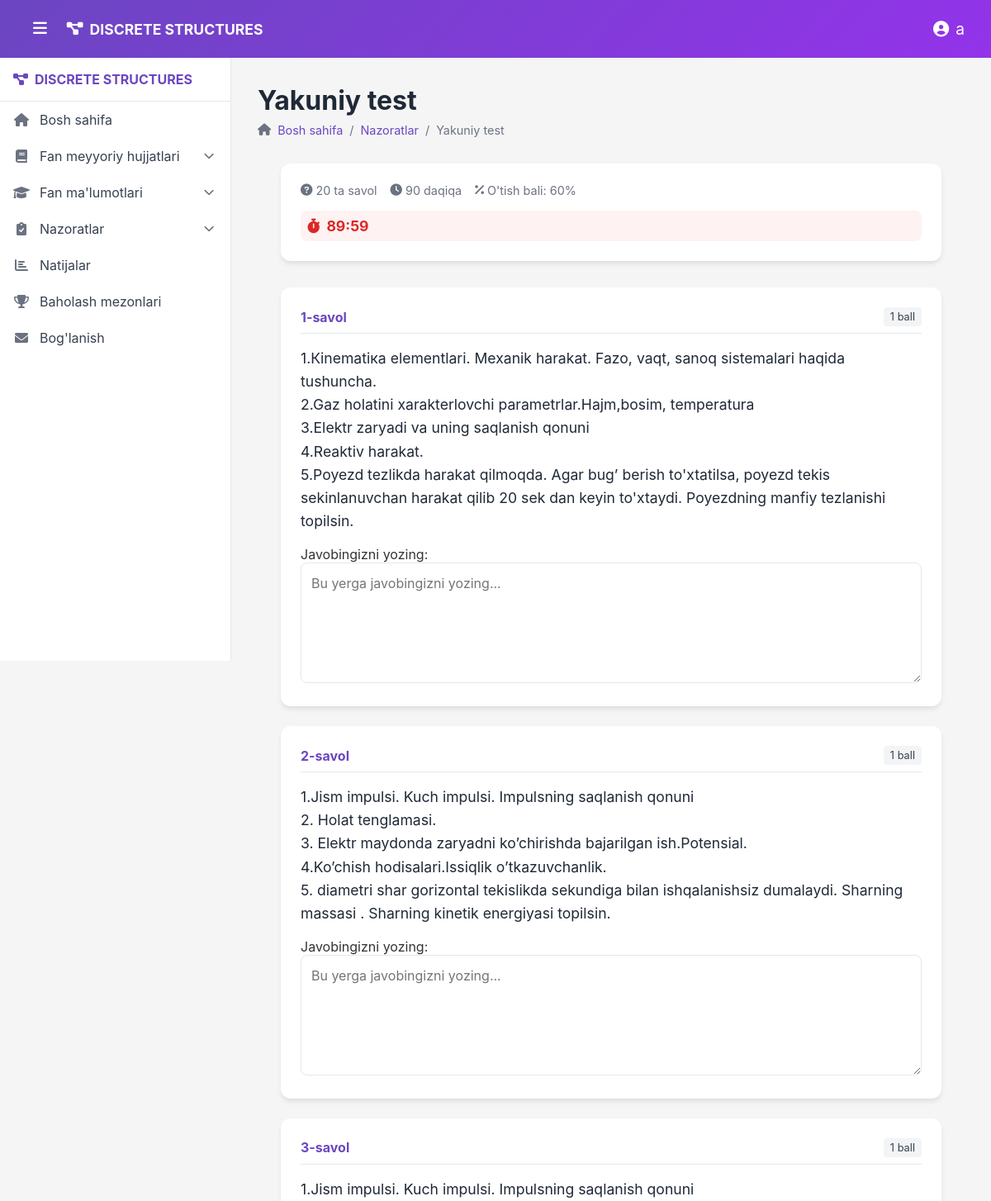
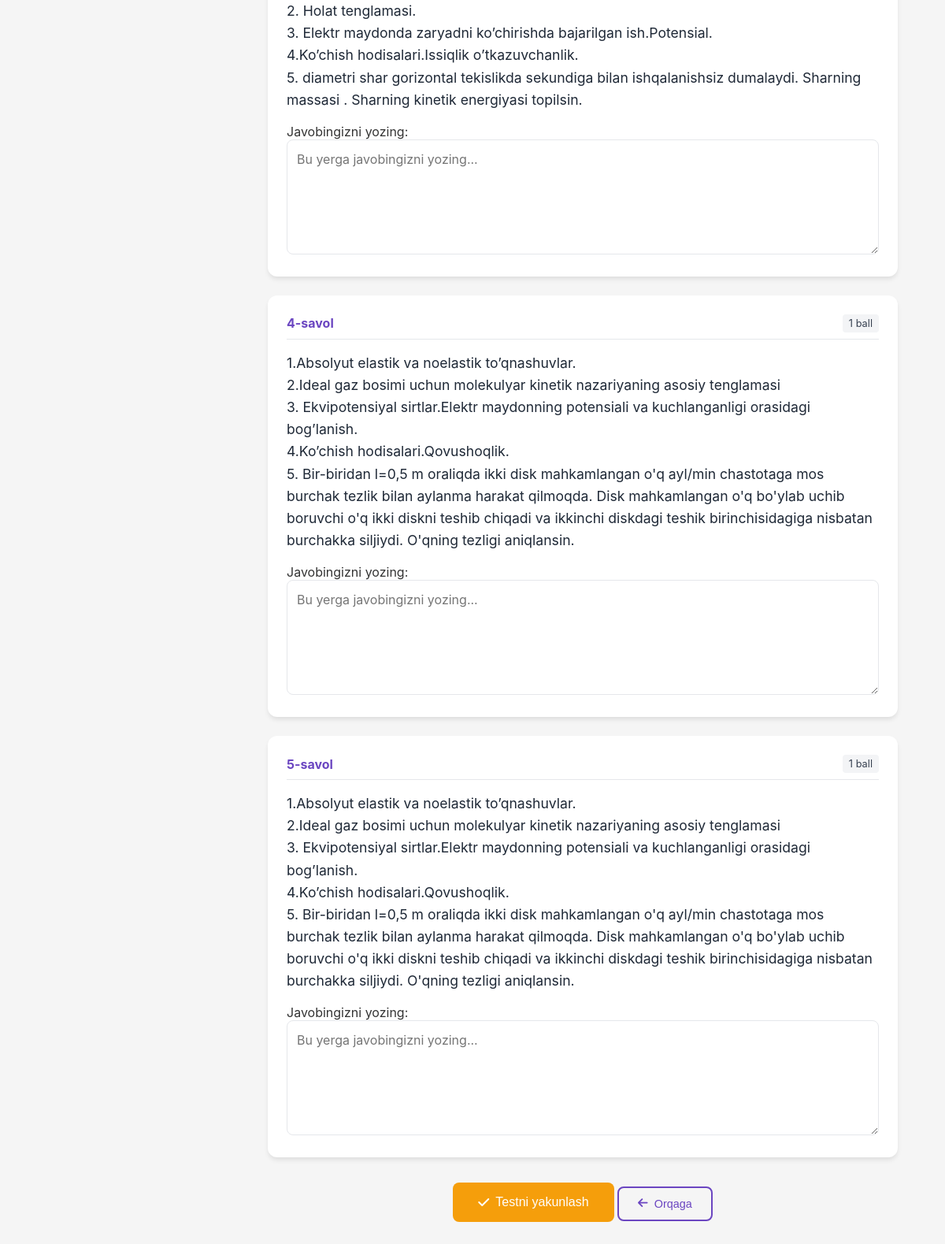
The app's page /test/2/ (signed in) with its own data (2 pictures, top to bottom).
### app/models.py (models this page shows, shortened)
class ControlTest(models.Model):
    CONTROL_TYPES = [
        ('midterm', 'Oraliq nazorat'),
        ('final', 'Yakuniy nazorat'),
    ]
    title = models.CharField(max_length=200)
    control_type = models.CharField(max_length=20, choices=CONTROL_TYPES)
    subject = models.ForeignKey(Subject, on_delete=models.CASCADE)
    description = models.TextField(blank=True)
    time_limit_minutes = models.IntegerField(default=90)
    total_questions = models.IntegerField(default=20, help_text="Test uchun mavjud savollar havzasining umumiy soni")
    num_questions_to_display = models.IntegerField(default=20, help_text="Foydalanuvchiga ko'rsatiladigan savollar soni")
    passing_score = models.IntegerField(default=60, help_text="O'tish bali (%)")
    is_active = models.BooleanField(default=True)
    created_at = models.DateTimeField(auto_now_add=True)

class Question(models.Model):
    QUESTION_TYPES = [
        ('multiple_choice', 'Test savol'),
        ('written', 'Yozma savol'),
    ]
    control_test = models.ForeignKey(ControlTest, on_delete=models.CASCADE, related_name='questions')
    question_type = models.CharField(max_length=20, choices=QUESTION_TYPES)
    question_text = models.TextField()
    points = models.IntegerField(default=1)
    order = models.IntegerField(default=0)
    is_active = models.BooleanField(default=True)
    class Meta:
        ordering = ['order']

### app/views.py (the view, shortened to what this page needs)
# urls.py: path('test/<int:test_id>/', views.take_test, name='take_test'),
@login_required
def take_test(request, test_id):
    test = get_object_or_404(ControlTest, id=test_id, is_active=True)
    existing_result = StudentResult.objects.filter(
        user=request.user,
        control_test=test,
        completed_at__isnull=False
    ).first()
    if existing_result:
        messages.info(request, 'Siz bu testni allaqachon topshirgansiz.')
        return redirect('test_result', result_id=existing_result.id)
    all_questions = list(test.questions.filter(is_active=True).prefetch_related('answers'))
    if test.control_type == 'midterm' and len(all_questions) >= test.num_questions_to_display:
        questions = random.sample(all_questions, test.num_questions_to_display)
    else:
        questions = all_questions
    questions.sort(key=lambda q: q.order)
    context = {
        'test': test,
        'questions': questions,
    }
    return render(request, 'take_test.html', context)

### templates/take_test.html (shortened to what this page needs)
{% extends 'base.html' %}
{% block content %}
<div class="page-header">
    <h1>{{ test.title }}</h1>
    <nav class="breadcrumb">
        <i class="fas fa-home"></i>
        <a href="{% url 'home' %}">Bosh sahifa</a>
        <span>/</span>
        <a href="{% url 'controls' %}">Nazoratlar</a>
        <span>/</span>
        <span>{{ test.title }}</span>
    </nav>
</div>
<div class="test-container">
    <div class="test-info">
        <div class="test-meta">
            <span class="questions-count">
                <i class="fas fa-question-circle"></i>
                {{ test.num_questions_to_display }} ta savol
            </span>
            <span class="time-limit">
                <i class="fas fa-clock"></i>
                {{ test.time_limit_minutes }} daqiqa
            </span>
            <span class="passing-score">
                <i class="fas fa-percentage"></i>
                O'tish bali: {{ test.passing_score }}%
            </span>
        </div>
    </div>
    <form method="post" class="test-form">
        {% for question in questions %}
        <div class="question-card">
            <div class="question-header">
                <span class="question-number">{{ forloop.counter }}-savol</span>
                <span class="question-points">{{ question.points }} ball</span>
            </div>
            <div class="question-text">
                {{ question.question_text|linebreaks }}
            </div>
            {% if question.question_type == 'multiple_choice' %}
                <div class="answers-list">
                    {% for answer in question.answers.all %}
                    <label class="answer-option">
                        <input type="radio" name="question_{{ question.id }}" value="{{ answer.id }}" required>
                        <span class="answer-text">{{ answer.answer_text }}</span>
                    </label>
                    {% endfor %}
                </div>
            {% elif question.question_type == 'written' %}
                <div class="written-answer">
                    <label for="written_{{ question.id }}" class="written-label">Javobingizni yozing:</label>
                    <textarea name="written_{{ question.id }}" id="written_{{ question.id }}" rows="5" placeholder="Bu yerga javobingizni yozing..." required></textarea>
                </div>
            {% endif %}
        </div>
        {% endfor %}
        <div class="test-actions">
            <button type="submit" class="btn btn-primary btn-large">
                <i class="fas fa-check"></i>
                Testni yakunlash
            </button>
            <button type="button" class="btn btn-outline" onclick="window.history.back()">
                <i class="fas fa-arrow-left"></i>
                Orqaga
            </button>
        </div>
    </form>
</div>
{% endblock %}

### templates/base.html (shortened to what this page needs)
<!DOCTYPE html>
<html lang="uz">
<head>
    <link href="https://cdnjs.cloudflare.com/ajax/libs/font-awesome/6.0.0/css/all.min.css" rel="stylesheet">
    {% load static %}
    <link href="{% static 'css/style.css' %}" rel="stylesheet">
</head>
<body>
    <header class="header">
        <div class="header-left">
            <button class="menu-toggle" id="menuToggle">
                <i class="fas fa-bars"></i>
            </button>
            <div class="logo">
                <i class="fas fa-project-diagram"></i>
                <span>DISCRETE STRUCTURES</span>
            </div>
        </div>
        <div class="header-right">
            <div class="user-profile">
                <i class="fas fa-user-circle"></i>
                {% if user.is_authenticated %}
                    <span>{{ user.username }}</span>
                {% endif %}
            </div>
        </div>
    </header>
    <aside class="sidebar" id="sidebar">
        <div class="sidebar-header">
            <div class="logo-small">
                <i class="fas fa-project-diagram"></i>
                <span>DISCRETE STRUCTURES</span>
            </div>
        </div>
        <nav class="sidebar-nav">
            <ul>
                <li>
                    <a href="{% url 'home' %}" class="nav-link">
                        <i class="fas fa-home"></i>
                        <span>Bosh sahifa</span>
                    </a>
                </li>
                <li class="nav-item-dropdown">
                    <a href="#" class="nav-link dropdown-toggle">
                        <i class="fas fa-book"></i>
                        <span>Fan meyyoriy hujjatlari</span>
                        <i class="fas fa-chevron-down"></i>
                    </a>
                </li>
                <li class="nav-item-dropdown">
                    <a href="#" class="nav-link dropdown-toggle">
                        <i class="fas fa-graduation-cap"></i>
                        <span>Fan ma'lumotlari</span>
                        <i class="fas fa-chevron-down"></i>
                    </a>
                </li>
                <li class="nav-item-dropdown">
                    <a href="#" class="nav-link dropdown-toggle">
                        <i class="fas fa-clipboard-check"></i>
                        <span>Nazoratlar</span>
                        <i class="fas fa-chevron-down"></i>
                    </a>
                </li>
                <li>
                    <a href="{% url 'results' %}" class="nav-link">
                        <i class="fas fa-chart-bar"></i>
                        <span>Natijalar</span>
                    </a>
                </li>
                <li>
                    <a href="{% url 'assessment_criteria' %}" class="nav-link">
                        <i class="fas fa-trophy"></i>
                        <span>Baholash mezonlari</span>
                    </a>
                </li>
                <li>
                    <a href="#" class="nav-link">
                        <i class="fas fa-envelope"></i>
                        <span>Bog'lanish</span>
                    </a>
                </li>
            </ul>
        </nav>
    </aside>
    <main class="main-content">
        {% block content %}
        {% endblock %}
    </main>
    {% load static %}
</body>
</html>

### static/css/style.css (style rules this page uses)
* { margin: 0; padding: 0; box-sizing: border-box; }
body { font-family: -apple-system, BlinkMacSystemFont, "Segoe UI", Roboto, sans-serif; background-color: #f5f5f5; color: #333; }
.header { background: linear-gradient(135deg, #6b46c1, #9333ea); color: white; padding: 1rem 2rem; display: flex; justify-content: space-between; align-items: center; position: fixed; top: 0; left: 0; right: 0; z-index: 1000; height: 70px; }
.header-left { display: flex; align-items: center; gap: 1rem; }
.menu-toggle { background: none; border: none; color: white; font-size: 1.2rem; cursor: pointer; padding: 0.5rem; }
.logo { display: flex; align-items: center; gap: 0.5rem; font-weight: bold; font-size: 1.1rem; }
.user-profile { display: flex; align-items: center; gap: 0.5rem; font-size: 1.2rem; cursor: pointer; }
.sidebar { position: fixed; left: 0; top: 70px; width: 280px; height: calc(100vh - 70px); background: white; border-right: 1px solid #e5e7eb; overflow-y: auto; transition: transform 0.3s ease; z-index: 999; }
.sidebar-header { padding: 1rem; border-bottom: 1px solid #e5e7eb; }
.logo-small { display: flex; align-items: center; gap: 0.5rem; color: #6b46c1; font-weight: bold; }
.sidebar-nav { padding: 0; }
.sidebar-nav > ul { list-style: none; padding: 0; margin: 0; }
.sidebar-nav li { position: relative; }
.nav-link { display: flex; align-items: center; gap: 0.75rem; padding: 0.75rem 1rem; color: #374151; text-decoration: none; transition: all 0.2s; border: none; background: none; width: 100%; text-align: left; cursor: pointer; }
.nav-link i { width: 20px; text-align: center; font-size: 1rem; }
.nav-item-dropdown { position: relative; }
.dropdown-toggle { position: relative; }
.dropdown-toggle .fa-chevron-down { margin-left: auto; transition: transform 0.3s ease; font-size: 0.8rem; }
.nav-link i.fas { color: #6b7280; transition: color 0.2s; }
.main-content { margin-left: 280px; margin-top: 70px; padding: 2rem; min-height: calc(100vh - 70px); }
.page-header { margin-bottom: 2rem; }
.page-header h1 { font-size: 2rem; color: #1f2937; margin-bottom: 0.5rem; }
.breadcrumb { display: flex; align-items: center; gap: 0.5rem; color: #6b7280; font-size: 0.9rem; }
.breadcrumb a { color: #6b46c1; text-decoration: none; }
.test-container { max-width: 800px; margin: 0 auto; }
.test-info { background: white; border-radius: 12px; padding: 1.5rem; margin-bottom: 2rem; box-shadow: 0 4px 6px -1px rgba(0, 0, 0, 0.1); }
.test-meta { display: flex; gap: 1rem; margin-bottom: 1rem; font-size: 0.9rem; color: #6b7280; }
.test-meta span { display: flex; align-items: center; gap: 0.25rem; }
.question-card { background: white; border-radius: 12px; padding: 1.5rem; margin-bottom: 1.5rem; box-shadow: 0 4px 6px -1px rgba(0, 0, 0, 0.1); }
.question-header { display: flex; justify-content: space-between; align-items: center; margin-bottom: 1rem; padding-bottom: 0.5rem; border-bottom: 1px solid #e5e7eb; }
.question-number { font-weight: bold; color: #6b46c1; }
.question-points { background-color: #f3f4f6; color: #374151; padding: 0.25rem 0.5rem; border-radius: 4px; font-size: 0.8rem; }
.question-text { font-size: 1.1rem; line-height: 1.6; margin-bottom: 1rem; color: #1f2937; }
.written-answer textarea { width: 100%; padding: 0.75rem; border: 1px solid #e5e7eb; border-radius: 8px; font-family: inherit; font-size: 1rem; line-height: 1.5; resize: vertical; }
.test-actions { text-align: center; margin-top: 2rem; }
.btn { display: inline-flex; align-items: center; gap: 0.5rem; padding: 0.75rem 1.5rem; border-radius: 8px; text-decoration: none; font-weight: 500; text-align: center; cursor: pointer; border: none; transition: all 0.2s; font-size: 0.9rem; }
.btn-primary { background-color: #f59e0b; color: white; }
.btn-outline { background-color: transparent; color: #6b46c1; border: 2px solid #6b46c1; }
.btn-large { padding: 1rem 2rem; font-size: 1rem; }

### records on screen
ControlTest: title "Yakuniy test", num_questions_to_display "20", time_limit_minutes "90", passing_score "60"
Question: points "1", question_text "1.Кinеmatiка elementlari. Mexanik harakat. Fazo, vaqt, sanoq sistemalari haqida tushuncha. 2.Gaz holatini xarakterlovchi parametrlar.Hajm,bosim, temperatura 3.Elektr zaryadi va uning saqlanish qonuni 4.Reaktiv harakat. 5.Poyezd tezlikda harakat qilmoqda. Agar bug’ berish to'xtatilsa, poyezd tekis sekinlanuvchan harakat qilib 20 sek dan keyin to'xtaydi. Poyezdning manfiy tezlanishi topilsin.", id "Bu yerga javobingizni yozing..."
Question: points "1", question_text "1.Jism impulsi. Kuch impulsi. Impulsning saqlanish qonuni 2. Holat tenglamasi. 3. Elektr maydonda zaryadni ko’chirishda bajarilgan ish.Potensial. 4.Ko’chish hodisalari.Issiqlik o’tkazuvchanlik. 5. diametri shar gorizontal tekislikda sekundiga bilan ishqalanishsiz dumalaydi. Sharning massasi . Sharning kinetik energiyasi topilsin.", id "Bu yerga javobingizni yozing..."
Question: points "1", question_text "1.Jism impulsi. Kuch impulsi. Impulsning saqlanish qonuni 2. Holat tenglamasi. 3. Elektr maydonda zaryadni ko’chirishda bajarilgan ish.Potensial. 4.Ko’chish hodisalari.Issiqlik o’tkazuvchanlik. 5. diametri shar gorizontal tekislikda sekundiga bilan ishqalanishsiz dumalaydi. Sharning massasi . Sharning kinetik energiyasi topilsin.", id "Bu yerga javobingizni yozing..."
Question: points "1", question_text "1.Absolyut elastik va noelastik to’qnashuvlar. 2.Ideal gaz bosimi uchun molekulyar kinetik nazariyaning asosiy tenglamasi 3. Ekvipotensiyal sirtlar.Elektr maydonning potensiali va kuchlanganligi orasidagi bog’lanish. 4.Ko’chish hodisalari.Qovushoqlik. 5. Bir-biridan l=0,5 m oraliqda ikki disk mahkamlangan o'q ayl/min chastotaga mos burchak tezlik bilan aylanma harakat qilmoqda. Disk mahkamlangan o'q bo'ylab uchib boruvchi o'q ikki diskni teshib chiqadi va ikkinchi diskdagi teshik birinchisidagiga nisbatan burchakka siljiydi. O'qning tezligi aniqlansin.", id "Bu yerga javobingizni yozing..."
Question: points "1", question_text "1.Absolyut elastik va noelastik to’qnashuvlar. 2.Ideal gaz bosimi uchun molekulyar kinetik nazariyaning asosiy tenglamasi 3. Ekvipotensiyal sirtlar.Elektr maydonning potensiali va kuchlanganligi orasidagi bog’lanish. 4.Ko’chish hodisalari.Qovushoqlik. 5. Bir-biridan l=0,5 m oraliqda ikki disk mahkamlangan o'q ayl/min chastotaga mos burchak tezlik bilan aylanma harakat qilmoqda. Disk mahkamlangan o'q bo'ylab uchib boruvchi o'q ikki diskni teshib chiqadi va ikkinchi diskdagi teshik birinchisidagiga nisbatan burchakka siljiydi. O'qning tezligi aniqlansin.", id "Bu yerga javobingizni yozing..."

### other values on screen
{{ user.username }} "a"
